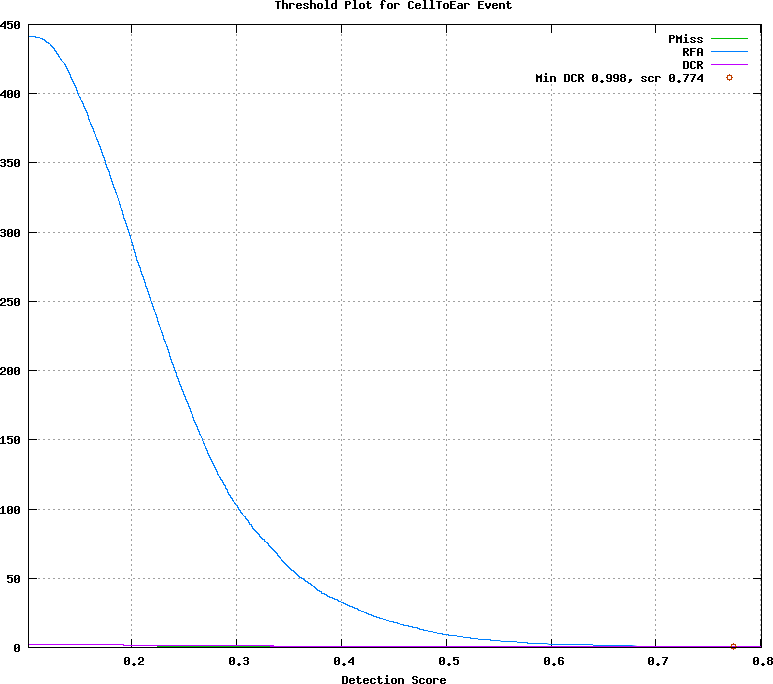

Write the gnuplot code that produced this figure.
## GNUPLOT command file
set terminal postscript color
set style data lines
set title 'Threshold Plot for CellToEar Event'
set xlabel 'Detection Score'
set grid
set size ratio 0.85
plot [0.101667:0.800625]  \
  'test.det.CellToEar_Event.dat.1' using 1:4 title 'PMiss' with lines lt 2, \
  'test.det.CellToEar_Event.dat.1' using 1:5 title 'RFA' with lines lt 3, \
  'test.det.CellToEar_Event.dat.1' using 1:6 title 'DCR' with lines lt 4, \
  'test.det.CellToEar_Event.dat.2' using 1:2 title 'Min DCR 0.998, scr 0.774' with points lt 6
